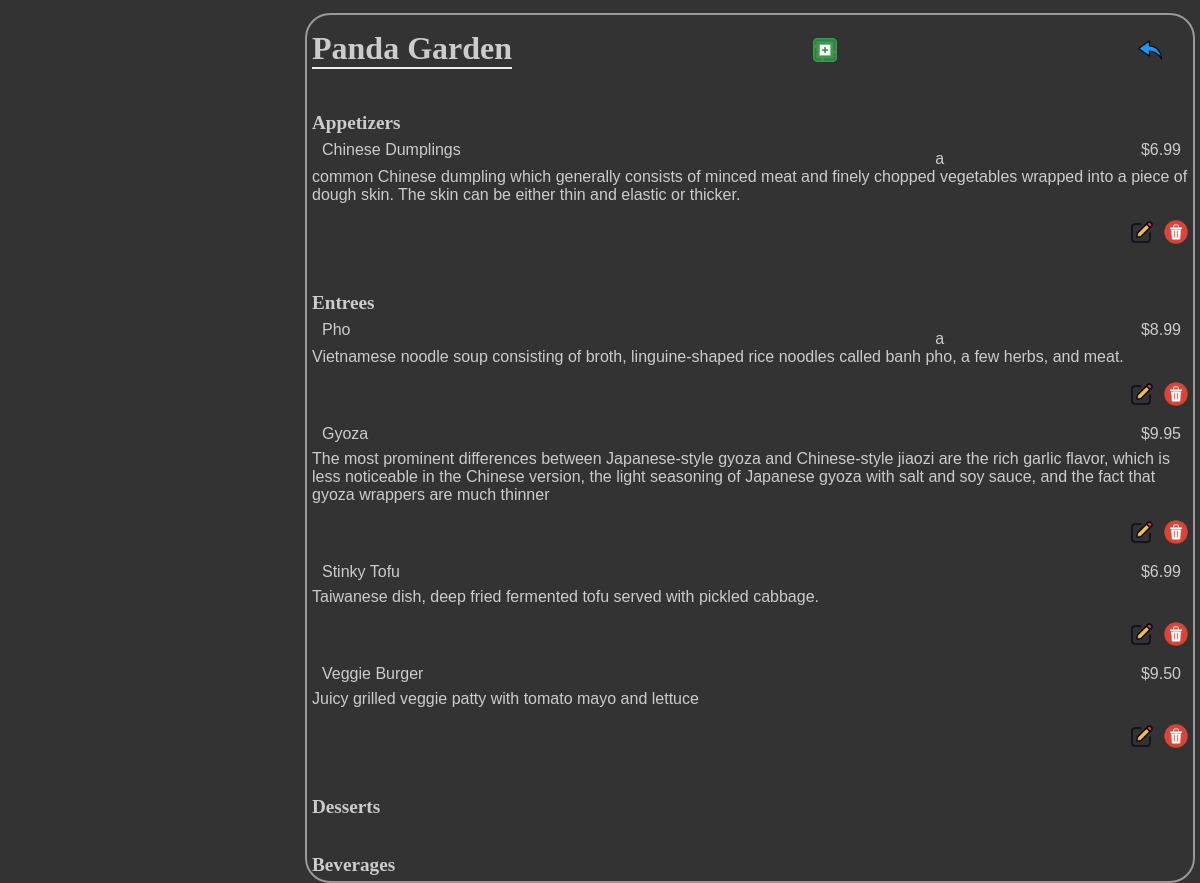
Page /restaurants/3/menu/ on the committed database.
### database_setup.py (models this page shows, shortened)
class Restaurant(Base):
    __tablename__ = 'restaurant'
    id = Column(Integer,primary_key=True)
    name = Column(String(250), nullable=False)

class MenuItem(Base):
    __tablename__ = 'menu_item'
    name = Column(String(80), nullable=False)
    id = Column(Integer, primary_key=True)
    description = Column(String(250))
    price = Column(String(8))
    course = Column(String(250))
    restaurant_id = Column(Integer, ForeignKey('restaurant.id'))
    restaurant = relationship(Restaurant)

### final.py (the view)
@app.route('/restaurants/<int:restID>/menu/')
def showMenuItems(restID):
    rest = cnnDB.query(Restaurant).filter_by(id=restID).one()
    menu = cnnDB.query(MenuItem).filter_by(restaurant_id=restID).all()
    return render_template('menu.html', restID=restID, restaurant=rest, items=menu)

### templates/menu.html (shortened to what this page needs)
<html>
	<head>
		<link rel=stylesheet type=text/css href="{{ url_for('static', filename='stylesfinal.css') }}">
	</head>
	<body>
		<div class = 'pane'>
			<div class='divRestarunts'>
				<h1>{{ restaurant.name }}</h1>
				<a href = "{{url_for('newMenuItem', restID = restID )}}" style="float: inline-end;"><img src="{{ url_for('static', filename='img/add.png') }}" alt="New Item" title="Create New Item"></a>
				<a href="{{url_for('showRestaurants')}}" style="float: inline-end;"><img src="{{ url_for('static', filename='img/undo.png') }}" alt="Back" title="Back to Restaurants"></a>
			</div>
			{% if items !=[] %}
				<h2>Appetizers</h2>
				{% for i in items %}
					{% if i.course == 'Appetizer' %}
						<div class="name">{{i.name}}</div>
						<div class="price">{{i.price}}</div>
						<p>{{i.description}}</p>
						<div>
							<a href='{{url_for('deleteMenuItem', restID = restID, menuID=i.id ) }}' ><img src="{{ url_for('static', filename='img/delete.png') }}" alt="Delete" title="Delete restaurant"></a>
							<a href='{{url_for('editMenuItem', restID = restID, menuID=i.id ) }}' ><img src="{{ url_for('static', filename='img/edit.png') }}" alt="Edit" title="Edit restaurant"></a>
						</div>
					{% endif %}
				{% endfor %}
				<h2>Entrees</h2>
				{% for i in items %}
					{% if i.course == 'Entree' %}
						<div class="name">{{i.name}}</div>
						<div class="price">{{i.price}}</div>
						<p>{{i.description}}</p>
						<div>
							<a href='{{url_for('deleteMenuItem', restID = restID, menuID=i.id ) }}' ><img src="{{ url_for('static', filename='img/delete.png') }}" alt="Delete" title="Delete restaurant"></a>
							<a href='{{url_for('editMenuItem', restID = restID, menuID=i.id ) }}' ><img src="{{ url_for('static', filename='img/edit.png') }}" alt="Edit" title="Edit restaurant"></a>
						</div>
					{% endif %}
				{% endfor %}
				<h2>Desserts</h2>
				<h2>Beverages</h2>
			{% else %}
				<p> You currently have no menu items. <p>
				<a href = "{{url_for('newMenuItem', restID = restID )}}">Create New Item</a>
			{% endif %}
		</div>
	</body>
</html>

### static/stylesfinal.css (style rules this page uses)
body { font-family: sans-serif; background-color: #333333; background-image: url('https://cloud.githubusercontent.com/assets/9041401/6119508/7cbced14-b07e-11e4-9dbd-f01488203879.jpg') }
h1, h2, h3, h4 { color: #CCCCCC; }
h1, h2 { font-family: 'Georgia', serif; margin: 0; }
h1 { border-bottom: 2px solid #eee; }
h2 { font-size: 1.2em; }
p { color: #CCCCCC; }
a { text-decoration: none; color:#FFFFCC; font-size: .75em; }
.pane { position:absolute; left: 25%; border: 2px solid; border-radius: 25px; padding: 5px; margin: 5px; border-color: #999999; background-color: #333333; }
.divRestarunts { display: flex; justify-content: space-between; align-items: center; width: 97%; padding: 10px 0px 7px 0px; }
.name { width:70%; display: inline-block; float: left; font-weight: 400; font-family: sans-serif; font-size: medium; color: #ccc; margin: 7px 0px 7px 10px; }
.price { text-align: right; width:25%; float: right; color: #ccc; margin: 7px 7px 7px 0px; }
img { margin-left: 10px; vertical-align: middle; width: 24px; height: 24px; float: right; }

### rows in the picture
Restaurant: name "Panda Garden"
MenuItem: name "Chinese Dumplings", price "$6.99", description "a common Chinese dumpling which generally consists of minced meat and finely chopped vegetables wrapped into a piece of dough skin. The skin can be either thin and elastic or thicker."
MenuItem: name "Pho", price "$8.99", description "a Vietnamese noodle soup consisting of broth, linguine-shaped rice noodles called banh pho, a few herbs, and meat."
MenuItem: name "Gyoza", price "$9.95", description "The most prominent differences between Japanese-style gyoza and Chinese-style jiaozi are the rich garlic flavor, which is less noticeable in the Chinese version, the light seasoning of Japanese gyoza with salt and soy sauce, and the fact that gyoza wrappers are much thinner"
MenuItem: name "Stinky Tofu", price "$6.99", description "Taiwanese dish, deep fried fermented tofu served with pickled cabbage."
MenuItem: name "Veggie Burger", price "$9.50", description "Juicy grilled veggie patty with tomato mayo and lettuce"
